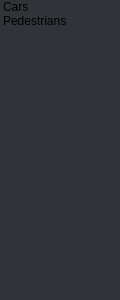
<?xml version="1.0" encoding="UTF-8"?>
<ui version="4.0">
 <class>Form</class>
 <widget class="QWidget" name="Form">
  <property name="geometry">
   <rect>
    <x>0</x>
    <y>0</y>
    <width>120</width>
    <height>300</height>
   </rect>
  </property>
  <property name="windowTitle">
   <string>Form</string>
  </property>
  <property name="styleSheet">
   <string notr="true">QWidget{
background-color: rgb(48, 51, 56);
}

QListWidget{
background-color: rgb(48, 51, 56);
}</string>
  </property>
  <layout class="QVBoxLayout" name="verticalLayout">
   <property name="spacing">
    <number>0</number>
   </property>
   <property name="leftMargin">
    <number>0</number>
   </property>
   <property name="topMargin">
    <number>0</number>
   </property>
   <property name="rightMargin">
    <number>0</number>
   </property>
   <property name="bottomMargin">
    <number>0</number>
   </property>
   <item>
    <widget class="QListWidget" name="listWidget">
     <property name="frameShape">
      <enum>QFrame::NoFrame</enum>
     </property>
     <item>
      <property name="text">
       <string>Cars</string>
      </property>
     </item>
     <item>
      <property name="text">
       <string>Pedestrians</string>
      </property>
     </item>
    </widget>
   </item>
  </layout>
 </widget>
 <resources/>
 <connections/>
</ui>
